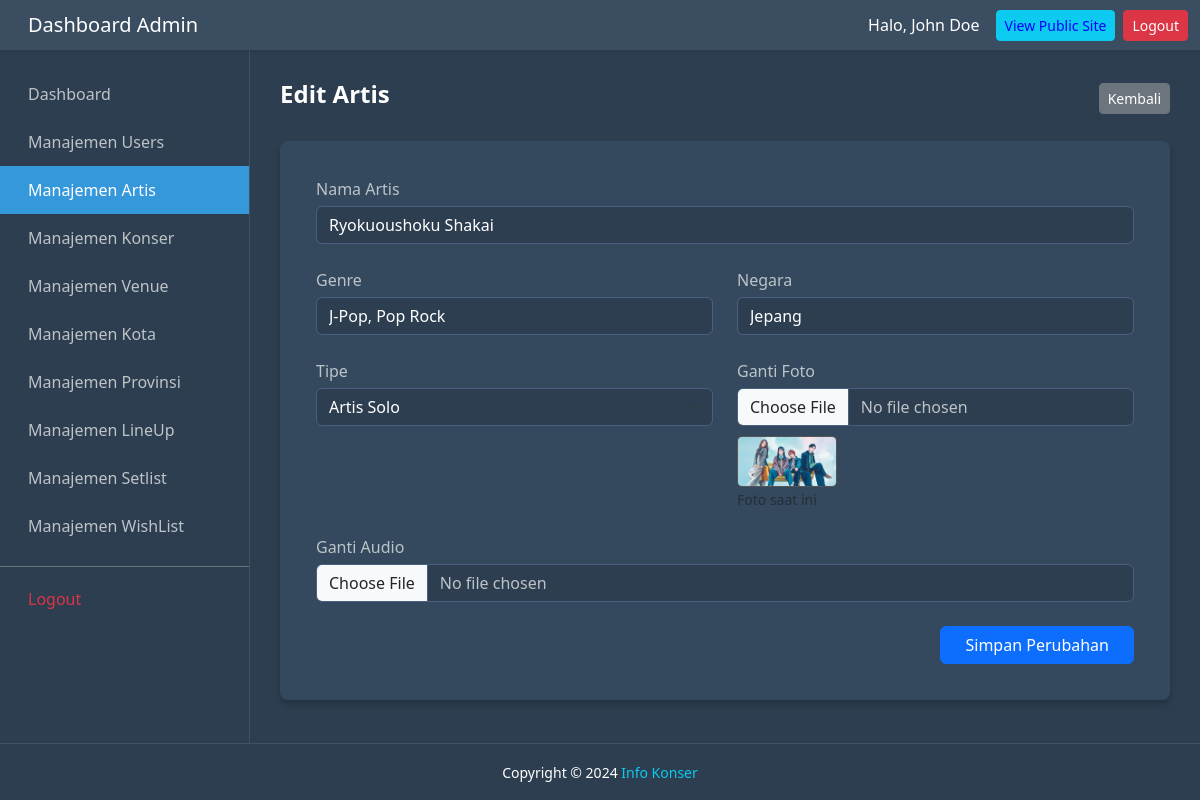
The page /halamanAdmin/dashboard/html/artis/editArtis.php?id=A02 on the database its author committed.
### tables this page shows
CREATE TABLE `artis` (
  `id_artis` varchar(10) NOT NULL,
  `nama_artis` varchar(255) NOT NULL,
  `genre` varchar(100) DEFAULT NULL,
  `asal_negara` varchar(100) DEFAULT NULL,
  `gambar_artis` varchar(255) DEFAULT NULL,
  `tipe_entitas` varchar(100) DEFAULT NULL,
  `audio_sample` varchar(255) DEFAULT NULL COMMENT 'Path file MP3 atau URL Spotify/SoundCloud untuk sample lagu artis'
);

### halamanAdmin/dashboard/html/artis/editArtis.php (the view, shortened to what this page needs)
<?php
$id = mysqli_real_escape_string($koneksi, $_GET['id']);
$query = mysqli_query($koneksi, "SELECT * FROM artis WHERE id_artis = '$id'");
$data  = mysqli_fetch_assoc($query);
?>
<!DOCTYPE html>
<html lang="id">
<head>
    <link href="https://cdn.jsdelivr.net/npm/bootstrap@5.3.2/dist/css/bootstrap.min.css" rel="stylesheet">
    <link rel="stylesheet" href="../../css/styles.css">
</head>
<body>
    <?php include '../header.php'; ?>
    <div class="d-flex-wrapper">
        <?php include '../sideBar.php'; ?>
        <div class="main-content">
            <div class="d-flex justify-content-between align-items-center mb-4">
                <h4 class="fw-bold text-white">Edit Artis</h4>
                <a href="manajemenArtis.php" class="btn btn-secondary btn-sm">Kembali</a>
            </div>
            <div class="card stats-card border-0">
                <div class="card-body">
                    <form action="" method="POST" enctype="multipart/form-data">
                        <div class="row g-4">
                            <div class="col-12">
                                <label>Nama Artis</label>
                                <input type="text" class="form-control" name="nama_artis" value="<?= htmlspecialchars($data['nama_artis']); ?>" required>
                            </div>
                            <div class="col-md-6">
                                <label>Genre</label>
                                <input type="text" class="form-control" name="genre" value="<?= htmlspecialchars($data['genre']); ?>">
                            </div>
                            <div class="col-md-6">
                                <label>Negara</label>
                                <input type="text" class="form-control" name="asal_negara" value="<?= htmlspecialchars($data['asal_negara']); ?>">
                            </div>
                            <div class="col-md-6">
                                <label>Tipe</label>
                                <select class="form-select" name="tipe_entitas">
                                    <option value="Artis Solo (Vokalis/Musisi)" <?= $data['tipe_entitas'] == 'Artis Solo (Vokalis/Musisi)' ? 'selected' : '' ?>>Artis Solo</option>
                                </select>
                            </div>
                            <div class="col-md-6">
                                <label>Ganti Foto</label>
                                <input type="file" class="form-control" name="gambar_artis" accept=".jpg,.png,.jpeg,.webp">
                                <?php if($data['gambar_artis']): ?>
                                    <img src="../../../../uploads/artisPict/<?= $data['gambar_artis']; ?>" class="preview">
                                    <small class="text-muted">Foto saat ini</small>
                                <?php endif; ?>
                            </div>
                            <div class="col-12">
                                <label>Ganti Audio</label>
                                <input type="file" class="form-control" name="audio_sample" accept=".mp3,.wav,.ogg">
                            </div>
                            <div class="col-12 text-end mt-4">
                                <button type="submit" name="update" class="btn btn-primary px-4">Simpan Perubahan</button>
                            </div>
                        </div>
                    </form>
                </div>
            </div>
        </div>
    </div>
    <?php include '../footer.php'; ?>
</body>
</html>

### halamanAdmin/dashboard/css/styles.css (style rules this page uses)
:root { --bg-dark: #2c3e50; --bg-card: #34495e; --text-light: #ecf0f1; --active-blue: #3498db; }
html, body { height: 100%; margin: 0; padding: 0; font-family: "Segoe UI", sans-serif; }
body { background-color: var(--bg-dark) !important; color: var(--text-light) !important; display: flex; flex-direction: column; min-height: 100vh; }
.d-flex-wrapper { display: flex; flex: 1; width: 100%; overflow: hidden; }
.main-content { flex: 1; padding: 30px; background-color: var(--bg-dark) !important; overflow-y: auto; width: 100%; }
.stats-card, .table-card, .activity-card { background-color: var(--bg-card); border-radius: 8px; padding: 20px; box-shadow: 0 4px 6px rgba(0, 0, 0, 0.2); margin-bottom: 20px; border: none; color: white; }
.d-flex-wrapper { margin-top: 0 !important; padding-top: 0 !important; }

### halamanAdmin/dashboard/html/artis/editArtis.php (style rules this page uses)
.form-control, .form-select { background-color: #2c3e50; color: white; border: 1px solid #4a5f7f; }
label { color: #bdc3c7; margin-bottom: 5px; }
.preview { width: 100px; border-radius: 5px; margin-top: 10px; border: 1px solid #555; display: block; }
input[type=file] { background-color: #2c3e50; color: #bdc3c7; }

### rows shown on the page
artis: nama_artis "Ryokuoushoku Shakai", genre "J-Pop, Pop Rock", asal_negara "Jepang", gambar_artis (picture)
